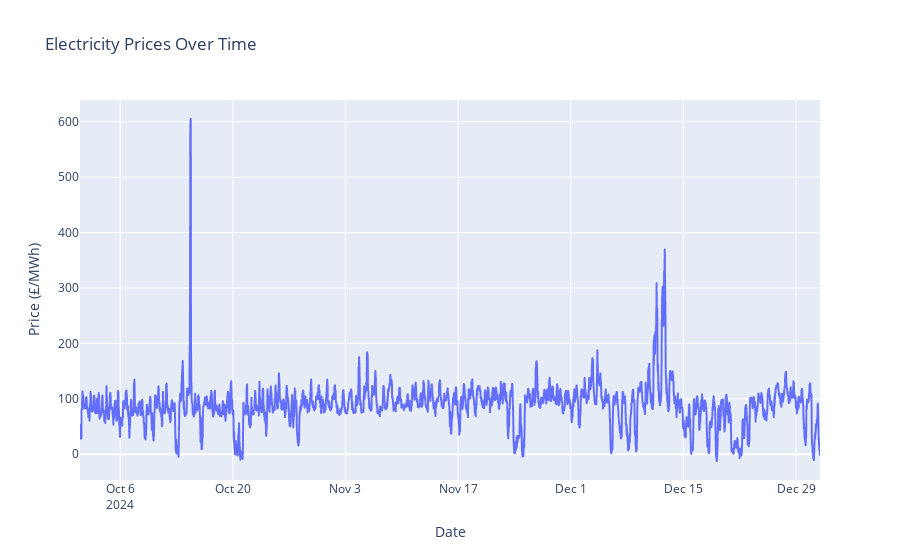

The notebook cell saved with this chart:
### Code cell
fig = px.line(df, x="Datetime", y="Price", title="Electricity Prices Over Time")
fig.update_xaxes(title_text="Date")
fig.update_yaxes(title_text="Price (£/MWh)")
fig.show()

### Figure 1 — Plotly figure (JSON) as saved in the notebook; plotly's stock layout.template omitted (floating-point values rounded to 4 significant figures; data arrays with more than 128 entries replaced by an {"elided": "..."} marker saying what was removed)
{"data": [{"hovertemplate": "Datetime=%{x}<br>Price=%{y}<extra></extra>", "legendgroup": "", "line": {"color": "#636efa", "dash": "solid"}, "marker": {"symbol": "circle"}, "mode": "lines", "name": "", "showlegend": false, "type": "scattergl", "x": {"elided": "4908 str values"}, "xaxis": "x", "y": {"elided": "4908 float values"}, "yaxis": "y"}], "layout": {"legend": {"tracegroupgap": 0}, "title": {"text": "Electricity Prices Over Time"}, "xaxis": {"anchor": "y", "domain": [0, 1], "title": {"text": "Date"}}, "yaxis": {"anchor": "x", "domain": [0, 1], "title": {"text": "Price (£/MWh)"}}}}
